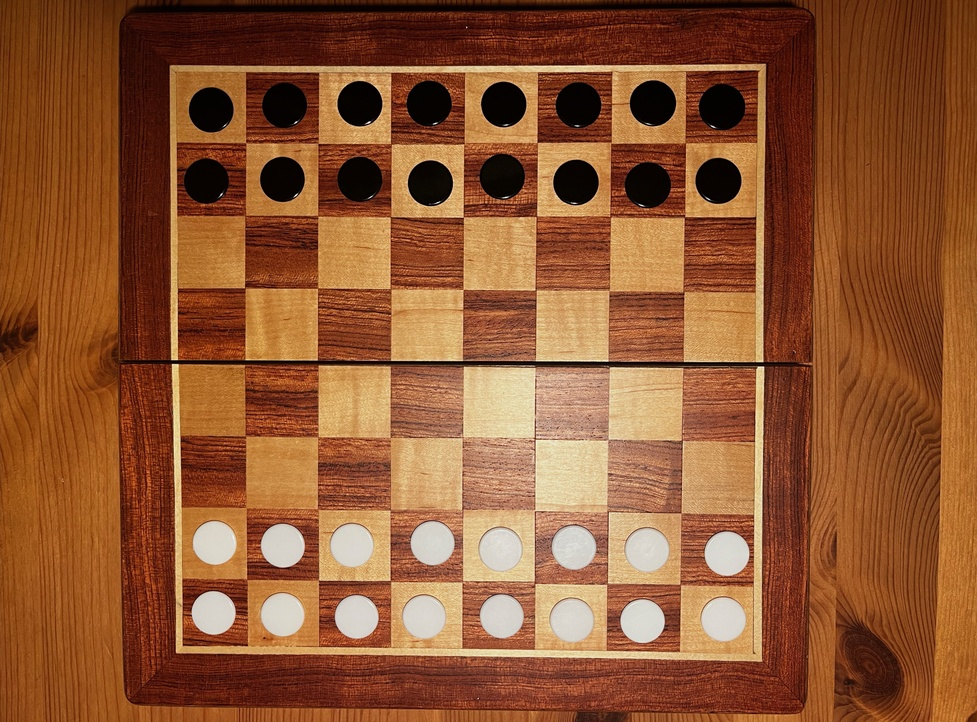
%> input picture Detection_Marie/Input_Images/easy0.jpeg, 977 x 722 px, shrunk from 3999 x 2954 before the run, given in place of easy0.jpg, which was not available
$ octave Detect_Square.m   (GNU Octave 9; MATLAB toolbox functions it lacks are replaced by stand-ins)
%> lines starting %> are read from the running program, lines starting %| are printed output that depends on the picture; in (x1, y1, x2, y2) boxes, pixels count from 0 and x2, y2 are one past the last pixel; in counts of white or black regions, pixels touching at a corner belong together; the program's own positions count from 1; pictures that were not available may be replaced by others from this repository, and a replacement may not be noted
I = imread('Input_Images/easy0.jpg');
%> I is the input picture: size 722x977x3 uint8; mean R, G, B 143.1, 86.7, 50.4
Ibw = im2bw(I);
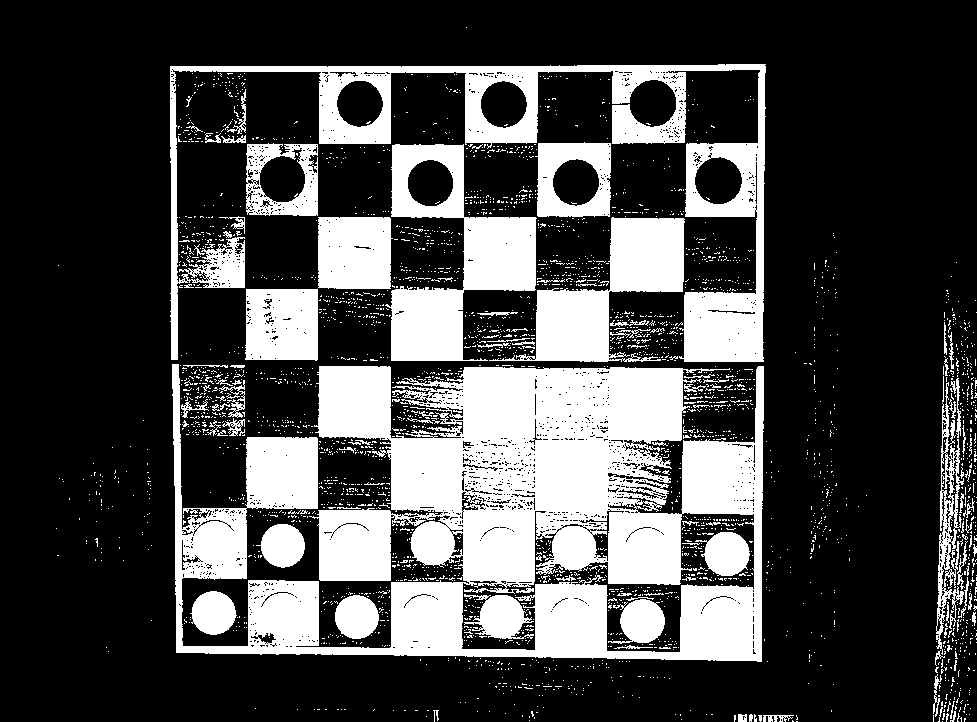
%> Ibw: size 722x977 logical; 28.1% white; 3109 white regions (2996 under 20 px)

%Ifill = imfill(Ibw,'holes');
stats = [regionprops(Ibw); regionprops(not(Ibw))]
%> stats = 4280 regions; largest, box (x1, y1, x2, y2), Area and Centroid: (0, 0, 977, 722) 492865 [483.2 345.5], (172, 364, 764, 662) 103036 [496.2 511.7], (170, 64, 766, 362) 28045 [543 177.5], (385, 144, 537, 361) 14099 [454.9 261.9], (489, 217, 685, 362) 10928 [610.6 292.1]

imshow(Ibw)
hold on

for i = 1:numel(stats)
    rectangle('Position', stats(i).BoundingBox, ...
    'Linewidth', 3, 'EdgeColor', 'r', 'LineStyle', '--');
end
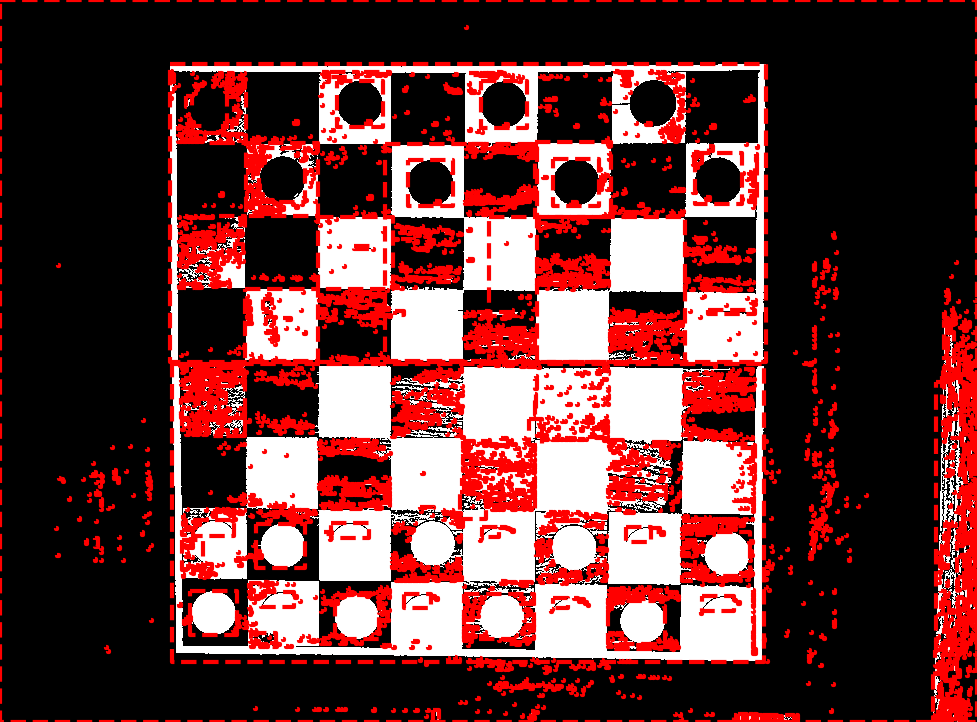
%> figure redrawn from the program's plot data

verticalProfile = mean(Ibw, 2);
%> verticalProfile = 722 values, max 0.61 at index 68, min 0 at index 1, mean 0.281
figure
subplot(2, 1, 1);
plot(verticalProfile, 'b-', 'LineWidth', 2);
grid on;
horizontalProfile = mean(Ibw, 1);
%> horizontalProfile = 977 values, max 0.832 at index 761, min 0 at index 1, mean 0.281
subplot(2, 1, 2);
plot(horizontalProfile, 'b-', 'LineWidth', 2);
grid on;
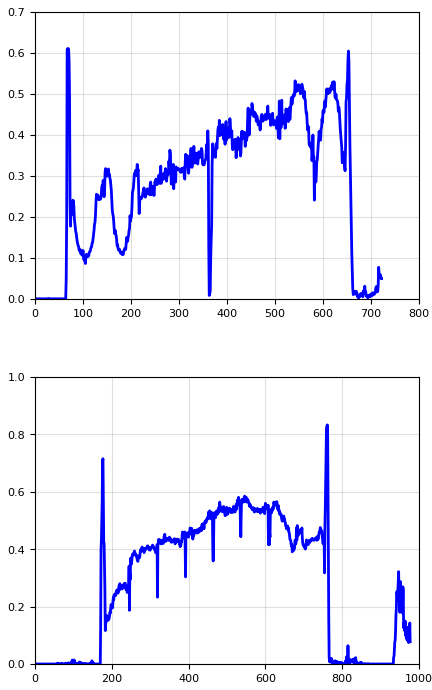
%> figure redrawn from the program's plot data, 2 panels; panel 1: curve peaks at x = 68, y = 0.61; panel 2: curve peaks at x = 761, y = 0.832


%> (the run ends here)

$ run again, with Detection_Marie/Input_Images/easy1.jpeg copied over Detection_Marie/Input_Images/easy0.jpeg
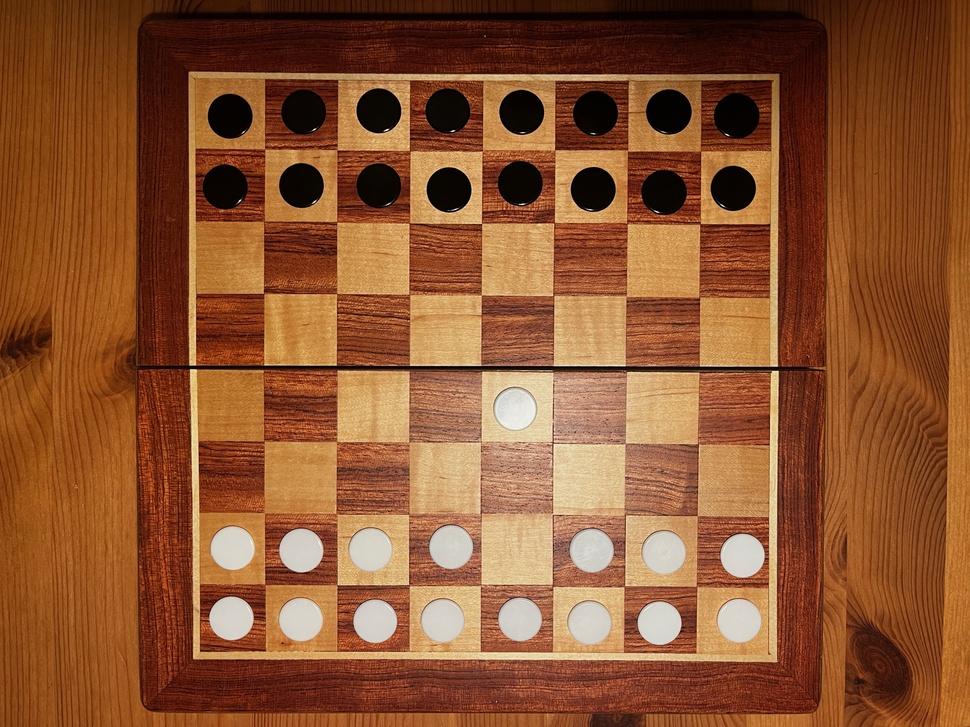
%> input picture Detection_Marie/Input_Images/easy1.jpeg, 970 x 727 px, shrunk from 4032 x 3024 before the run, given in place of easy0.jpg, which was not available
%> I is the input picture: size 727x970x3 uint8; mean R, G, B 140, 84.6, 48.8
%> Ibw: size 727x970 logical; 27.1% white; 2769 white regions (2682 under 20 px)
%> stats = 3953 regions; largest, box (x1, y1, x2, y2), Area and Centroid: (0, 0, 970, 727) 497307 [476.5 346.7], (190, 369, 779, 662) 102034 [508.1 517.5], (189, 72, 701, 366) 30163 [452.2 212.4], (511, 223, 700, 366) 10491 [627.2 297.1], (264, 223, 412, 366) 10194 [337.7 294.7]
%> after the loop `for i = 1:numel(stats)`:
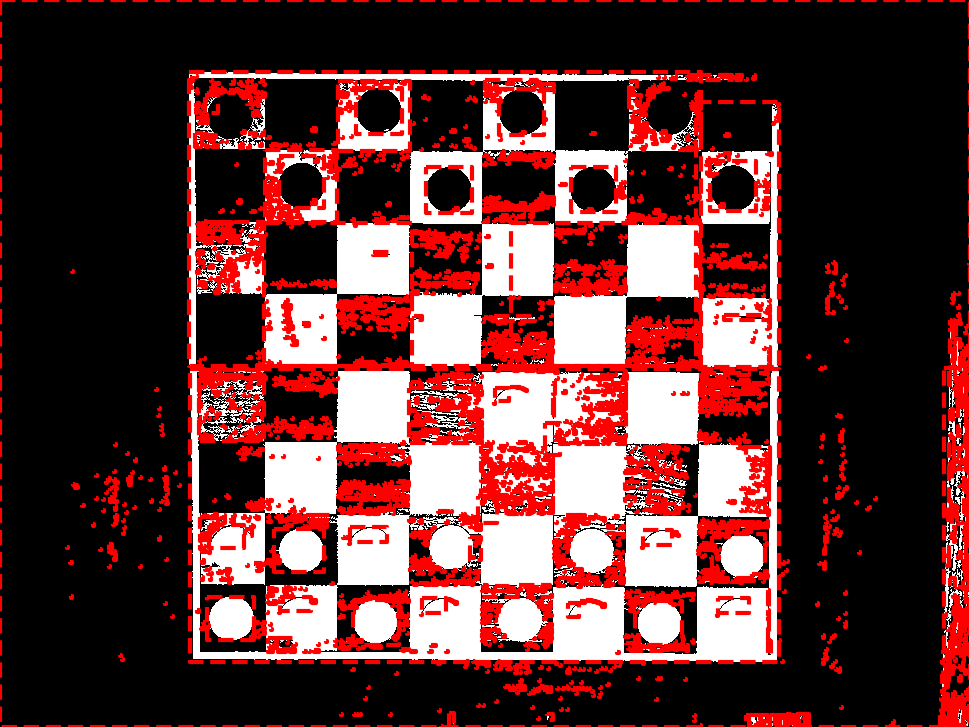
%> figure redrawn from the program's plot data
%> verticalProfile = 727 values, max 0.61 at index 656, min 0 at index 1, mean 0.271
%> horizontalProfile = 970 values, max 0.799 at index 194, min 0 at index 1, mean 0.271
%> `grid on;`:
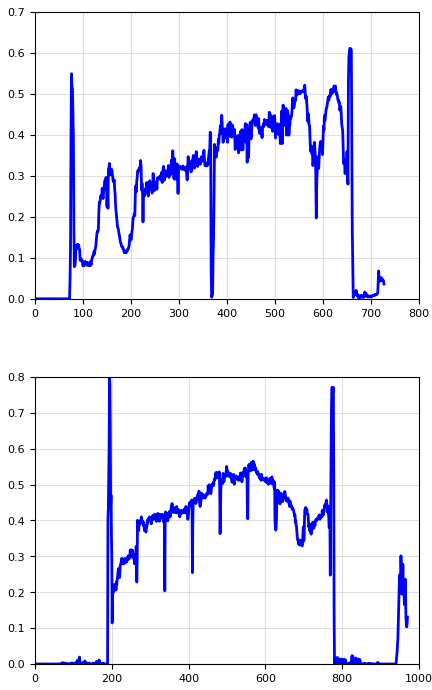
%> figure redrawn from the program's plot data, 2 panels; panel 1: curve peaks at x = 656, y = 0.61; panel 2: curve peaks at x = 194, y = 0.799

$ run again, with Detection_Marie/Input_Images/easy2.jpeg copied over Detection_Marie/Input_Images/easy0.jpeg
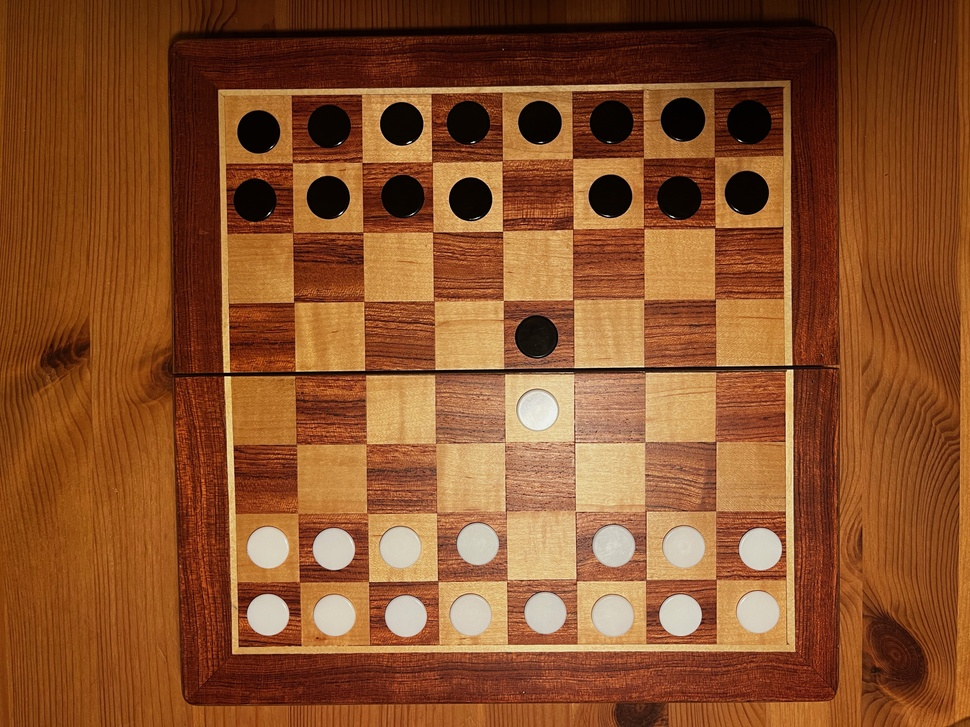
%> input picture Detection_Marie/Input_Images/easy2.jpeg, 970 x 727 px, shrunk from 4032 x 3024 before the run, given in place of easy0.jpg, which was not available
%> I is the input picture: size 727x970x3 uint8; mean R, G, B 137.3, 80.6, 42.3
%> Ibw: size 727x970 logical; 24.3% white; 2570 white regions (2491 under 20 px)
%> stats = 3758 regions; largest, box (x1, y1, x2, y2), Area and Centroid: (0, 0, 970, 727) 522391 [470.9 346.7], (224, 369, 796, 654) 89345 [545.1 516.5], (433, 162, 715, 370) 22900 [559.7 285.2], (219, 83, 684, 373) 7490 [374.5 142.7], (714, 120, 793, 366) 6119 [760.8 310.8]
%> after the loop `for i = 1:numel(stats)`:
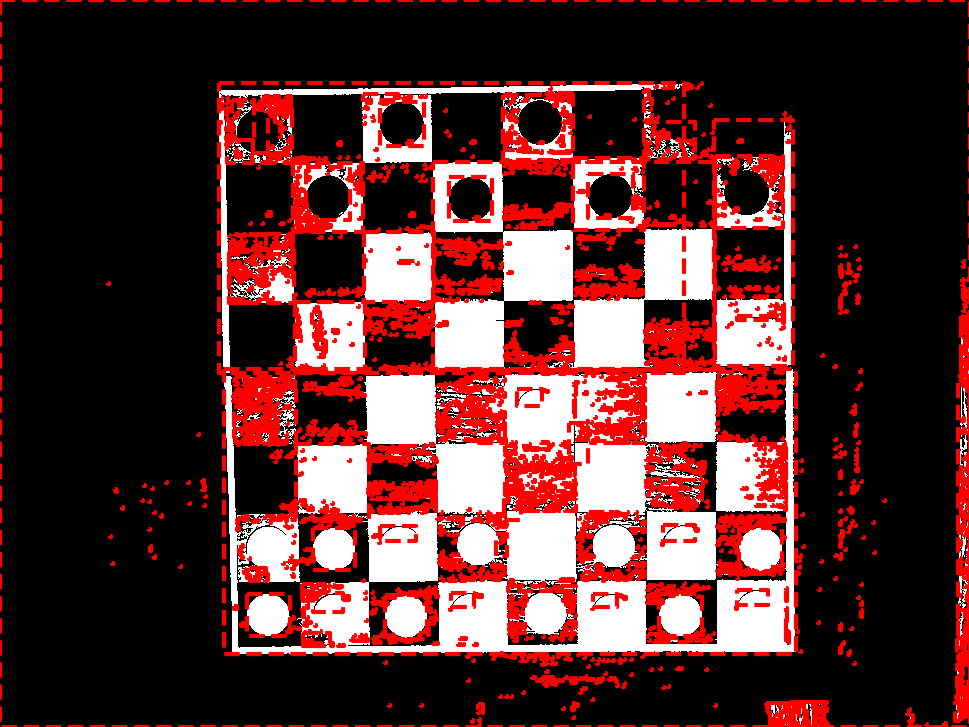
%> figure redrawn from the program's plot data
%> verticalProfile = 727 values, max 0.585 at index 650, min 0 at index 1, mean 0.243
%> horizontalProfile = 970 values, max 0.722 at index 788, min 0 at index 1, mean 0.243
%> `grid on;`:
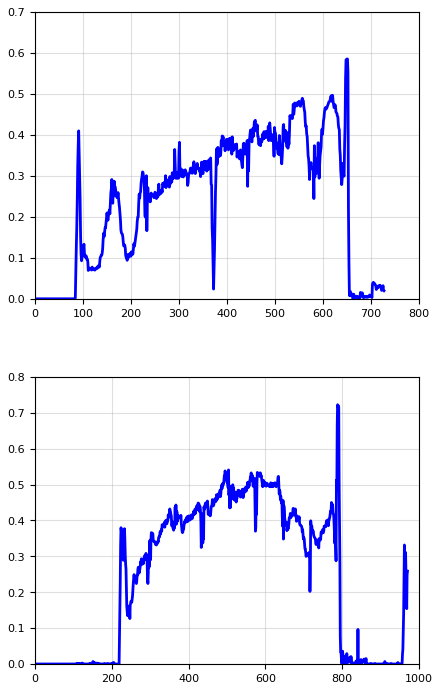
%> figure redrawn from the program's plot data, 2 panels; panel 1: curve peaks at x = 650, y = 0.585; panel 2: curve peaks at x = 788, y = 0.722
